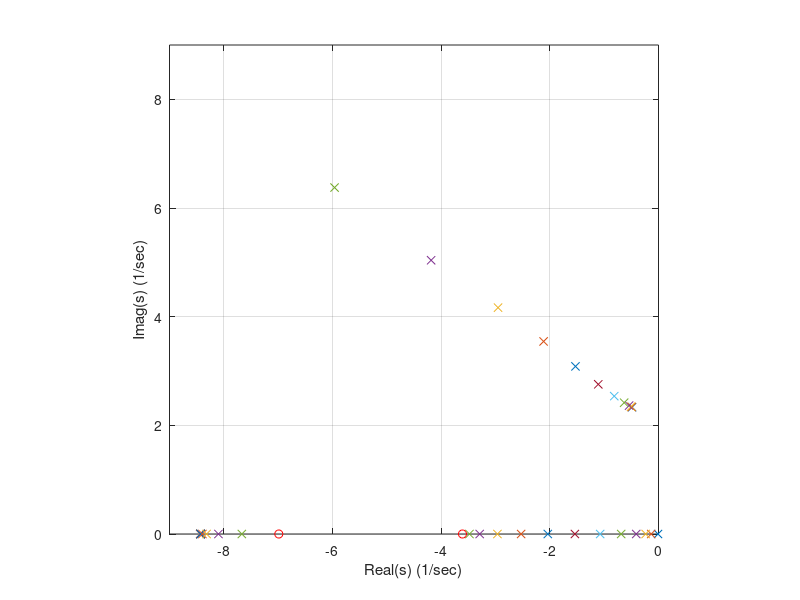

Recreate this plot in MATLAB. (Note: this script raises an error after producing the figure.)
% Script p6_2_11.m; A/C lateral control with rudder only (RHP zero);
% s[v r p ph]';                                          12/96, 7/17/02
%
A=[-.254 -1.76 0 .322; 2.55 -.76 -.35 0; -9.08 2.19 -8.4 0; 0 0 1 0];
B=[.1246 -4.6 2.55 0]'; C=[0 0 0 1]; D=0; R=1; 
%
% RL vs. Q where J=int(Q*Phi^2 + dr^2)dt:
Q=[1e-8 10.^[-2:.5:3] 1e8]; N=length(Q); ev=zeros(4,N);
for i=1:N, [k,S,ev(:,i)]=lqr(A,B,C'*Q(i)*C,R); end;
zc=ev(:,N); ev=ev(:,[1:N-1]);                     
%
figure(1); clf; plot(real(ev),imag(ev),'x',real(zc),imag(zc),'ro'); 
grid; axis([-9 0 0 9]); axis('square'); xlabel('Real(s) (1/sec)');
ylabel('Imag(s) (1/sec)');  
%
% Response to a command for phi=10 crad:
[k,S,ev]=lqr(A,B,C'*4*C,R); t=4*[0:.01:1]; dr=zeros(size(t));
s0=[-1 0 0 0]'; C1=[1 0 0 0; 0 1 0 0; -.254 0 0 0]; D1=[0 0 .1246]';
yc=10; [ph,y1,dr]=stepcmd(A,B,C,D,k,yc,C1,D1,t); v=y1(:,1); r=y1(:,2);
ay=y1(:,3); 
%
figure(2); clf; subplot(211), plot(t,ph,t,r,'r--',t,v,'k-.');
grid; legend('\phi (crad)','r (crad/sec)','v (ft/sec)',4) 
subplot(212), plot(t,dr,t,ay,'r--'); grid
legend('\delta r (crad)','ay (ft/sec/sec)',4); xlabel('Time (sec)')   
%
% Response time limited by RHP zero at 6.99 rad/sec. Occurs because
% this is a cascaded system - rudder first produces roll moment in the
% "wrong"  direction, which creates sideslip (v), which in turn produces
% roll moment (dihedral effect) in the right direction.
